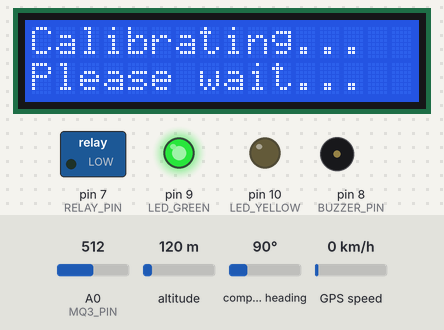
This sketch was run on a simulated Arduino Uno, built with avr-gcc and run on an emulated ATmega328P. Shown: 16×2 character LCD, switched loads named in the sketch (green lamp = pin HIGH), output pins drawn as LEDs (lit = HIGH), buzzer (waves = sounding). The inputs (shaded band) are chosen by the test bench; at power-on: A0 (MQ3_PIN) = 512, altitude 120 m, compass heading 90°, GPS speed 0 km/h. The GPS gets a fix after 3 s at 37.7749, -122.4194 with 8 satellites; the modem accepts every AT command (registered, SIM ready, sends succeed) and sends nothing else; pins used as bus, display or sensor lines are not drawn; what the sketch prints to the serial monitor is not drawn.

Above: at 6.2 s.
At 12.3 s:
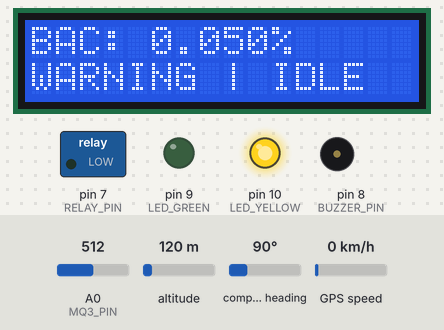
12.4 s: A0 (MQ3_PIN) set to 566
At 21.1 s:
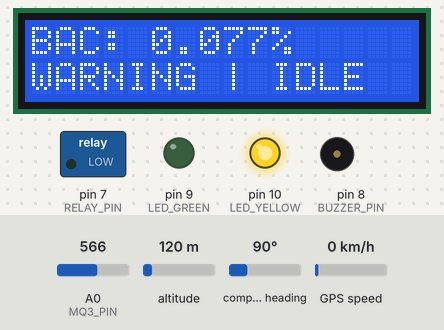
22.0 s: A0 (MQ3_PIN) set to 585
At 39.7 s:
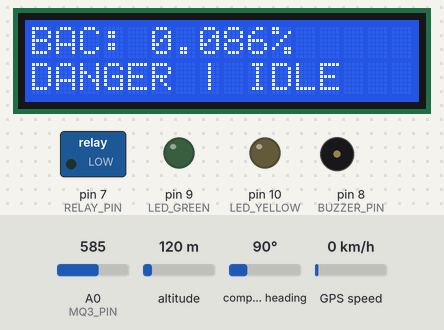
Timing chart, 0 to 40.0 s (numbered marks = the images above; inputs shaded):
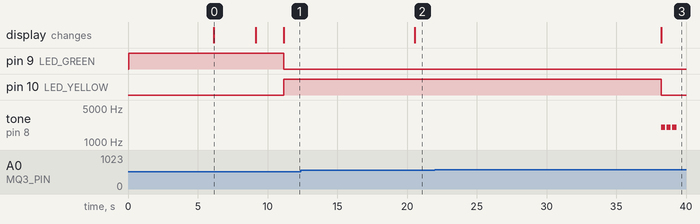

Measured:
- the behaviour switches between 572 and 573 on A0 (MQ3_PIN) (found by bisection; images 2 and 3)
- after the input at 12.4 s, the display: changes after 8.2 s (image 2)
- after the input at 22.0 s, pin 10 (LED_YELLOW): HIGH → LOW after 16.2 s; tone on pin 8 (BUZZER_PIN): alternates 2000 Hz for 0.30 s and silent for 0.10 s, 6 changes in all, then stays silent, starting after 16.2 s; the display: changes after 16.2 s (image 3)
- what the display in image 0 shows lasts 3.0 s, from 6.1 s to 9.1 s

The sketch:

hardware_code.ino
```cpp
/*
 * SafeDrive AI - Hardware Code
 * Compatible with: Arduino Uno/Mega, ESP8266, ESP32
 *
 * Components Required:
 * - MQ-3 Alcohol Sensor (Analog)
 * - GPS Module (NEO-6M or similar)
 * - GSM Module (SIM800L/SIM900)
 * - LCD Display (16x2 or 20x4)
 * - Relay Module (for vehicle control)
 * - Buzzer (for alerts)
 * - LED indicators
 */

#include <LiquidCrystal.h>
#include <SoftwareSerial.h>
#include <TinyGPS++.h>

// Pin Definitions
#define MQ3_PIN A0              // MQ-3 Alcohol Sensor
#define RELAY_PIN 7             // Vehicle Ignition Control
#define BUZZER_PIN 8            // Alert Buzzer
#define LED_GREEN 9             // Safe indicator
#define LED_YELLOW 10           // Warning indicator
#define LED_RED 11              // Danger indicator

// GPS Module (RX, TX)
SoftwareSerial gpsSerial(3, 4);
TinyGPSPlus gps;

// GSM Module (RX, TX)
SoftwareSerial gsmSerial(5, 6);

// LCD Display (RS, E, D4, D5, D6, D7)
LiquidCrystal lcd(12, 11, 5, 4, 3, 2);

// Configuration
const float BAC_THRESHOLD = 0.08;     // Legal limit
const int MONITORING_INTERVAL = 2000; // 2 seconds
const int USER_ID = 1;                // Your user ID from database
const String DEVICE_ID = "SAFEDRIVE_001";

// WiFi/Server Config (for ESP8266/ESP32)
const char* WIFI_SSID = "Your_WiFi_SSID";
const char* WIFI_PASSWORD = "Your_WiFi_Password";
const char* SERVER_URL = "http://your-server-ip:3000";

// Emergency Contacts
const String EMERGENCY_CONTACT_1 = "+1234567890";
const String EMERGENCY_CONTACT_2 = "+0987654321";

// State Variables
enum VehicleState { IDLE, RUNNING, LOCKED };
VehicleState currentState = IDLE;
bool engineOn = false;
float currentBAC = 0.0;
float latitude = 0.0;
float longitude = 0.0;
unsigned long lastReading = 0;

void setup() {
  // Initialize Serial
  Serial.begin(9600);
  Serial.println("SafeDrive AI - Initializing...");

  // Initialize LCD
  lcd.begin(16, 2);
  lcd.clear();
  lcd.print("SafeDrive AI");
  lcd.setCursor(0, 1);
  lcd.print("Starting...");

  // Initialize Pins
  pinMode(MQ3_PIN, INPUT);
  pinMode(RELAY_PIN, OUTPUT);
  pinMode(BUZZER_PIN, OUTPUT);
  pinMode(LED_GREEN, OUTPUT);
  pinMode(LED_YELLOW, OUTPUT);
  pinMode(LED_RED, OUTPUT);

  // Initial State
  digitalWrite(RELAY_PIN, LOW);  // Vehicle locked
  digitalWrite(BUZZER_PIN, LOW);
  digitalWrite(LED_GREEN, HIGH);
  digitalWrite(LED_YELLOW, LOW);
  digitalWrite(LED_RED, LOW);

  // Initialize GPS
  gpsSerial.begin(9600);
  Serial.println("GPS Module initialized");

  // Initialize GSM
  gsmSerial.begin(9600);
  initGSM();

  // Calibration Phase
  lcd.clear();
  lcd.print("Calibrating...");
  calibrateSensor();

  // WiFi Connection (for ESP8266/ESP32)
  // connectWiFi();

  lcd.clear();
  lcd.print("System Ready!");
  delay(2000);
}

void loop() {
  unsigned long currentTime = millis();

  // MONITORING PHASE - Every 2 seconds
  if (currentTime - lastReading >= MONITORING_INTERVAL) {
    lastReading = currentTime;

    // Read alcohol sensor
    currentBAC = readAlcoholLevel();

    // Update LCD display
    updateDisplay();

    // Read GPS
    updateGPS();

    // DECISION PHASE
    String status = determineStatus(currentBAC);

    // CONTROL PHASE
    controlVehicle(currentBAC);

    // COMMUNICATION PHASE
    sendDataToServer(currentBAC, status);

    // Log to Serial
    Serial.print("BAC: ");
    Serial.print(currentBAC, 3);
    Serial.print("% | Status: ");
    Serial.print(status);
    Serial.print(" | Vehicle: ");
    Serial.println(getStateString());
  }

  // Check for GPS data
  while (gpsSerial.available() > 0) {
    gps.encode(gpsSerial.read());
  }

  delay(100);
}

// ==================== SENSOR FUNCTIONS ====================

void calibrateSensor() {
  Serial.println("Calibrating MQ-3 sensor...");
  lcd.setCursor(0, 1);
  lcd.print("Please wait... ");

  // Warm-up period (typically 2-3 minutes for MQ-3)
  for (int i = 0; i < 10; i++) {
    analogRead(MQ3_PIN);
    delay(300);
  }

  Serial.println("Calibration complete!");
}

float readAlcoholLevel() {
  // Read analog value from MQ-3 sensor
  int sensorValue = analogRead(MQ3_PIN);

  // Convert to voltage (0-5V for Arduino, 0-3.3V for ESP)
  float voltage = sensorValue * (5.0 / 1023.0);

  // Convert voltage to BAC (calibration required)
  // This is a simplified conversion - adjust based on your sensor calibration
  float bac = 0.0;

  if (voltage > 2.0) {
    // Approximate conversion formula (needs calibration)
    bac = (voltage - 2.0) * 0.1; // Adjust multiplier based on calibration
  }

  // Clamp values
  if (bac < 0) bac = 0;
  if (bac > 0.5) bac = 0.5;

  return bac;
}

// ==================== DECISION FUNCTIONS ====================

String determineStatus(float bac) {
  if (bac >= BAC_THRESHOLD) {
    return "DANGER";
  } else if (bac >= 0.05) {
    return "WARNING";
  } else {
    return "SAFE";
  }
}

void controlVehicle(float bac) {
  if (bac >= BAC_THRESHOLD) {
    // SAFETY PHASE - Lock vehicle
    currentState = LOCKED;
    digitalWrite(RELAY_PIN, LOW);  // Cut ignition
    engineOn = false;

    // Activate warnings
    digitalWrite(LED_RED, HIGH);
    digitalWrite(LED_GREEN, LOW);
    digitalWrite(LED_YELLOW, LOW);

    // Sound alarm
    soundAlarm();

    // Send emergency alert
    if (gps.location.isValid()) {
      sendEmergencySMS();
    }

  } else if (bac >= 0.05) {
    // WARNING state
    digitalWrite(LED_YELLOW, HIGH);
    digitalWrite(LED_RED, LOW);
    digitalWrite(LED_GREEN, LOW);

    if (currentState == RUNNING) {
      // Keep current state but warn
      tone(BUZZER_PIN, 1000, 200);
    }

  } else {
    // SAFE state
    currentState = IDLE;
    digitalWrite(LED_GREEN, HIGH);
    digitalWrite(LED_YELLOW, LOW);
    digitalWrite(LED_RED, LOW);
    digitalWrite(BUZZER_PIN, LOW);

    // Allow vehicle start
    if (engineOn) {
      digitalWrite(RELAY_PIN, HIGH);
    }
  }
}

// ==================== DISPLAY FUNCTIONS ====================

void updateDisplay() {
  lcd.clear();

  // Line 1: BAC Level
  lcd.setCursor(0, 0);
  lcd.print("BAC: ");
  lcd.print(currentBAC, 3);
  lcd.print("%");

  // Line 2: Status
  lcd.setCursor(0, 1);
  String status = determineStatus(currentBAC);
  lcd.print(status);
  lcd.print(" | ");
  lcd.print(getStateString());
}

String getStateString() {
  switch(currentState) {
    case IDLE: return "IDLE";
    case RUNNING: return "RUN";
    case LOCKED: return "LOCK";
    default: return "UNK";
  }
}

// ==================== GPS FUNCTIONS ====================

void updateGPS() {
  if (gps.location.isValid()) {
    latitude = gps.location.lat();
    longitude = gps.location.lng();

    Serial.print("GPS: ");
    Serial.print(latitude, 6);
    Serial.print(", ");
    Serial.println(longitude, 6);
  }
}

// ==================== COMMUNICATION FUNCTIONS ====================

void sendDataToServer(float bac, String status) {
  // For ESP8266/ESP32 with WiFi
  /*
  HTTPClient http;
  String url = String(SERVER_URL) + "/api/sensor-data";

  http.begin(url);
  http.addHeader("Content-Type", "application/json");

  String payload = "{";
  payload += "\"device_id\":\"" + DEVICE_ID + "\",";
  payload += "\"user_id\":" + String(USER_ID) + ",";
  payload += "\"alcohol_level\":" + String(bac, 3);
  payload += "}";

  int httpCode = http.POST(payload);
  http.end();
  */

  // For Arduino with GSM
  sendDataViaGSM(bac, status);
}

void sendDataViaGSM(float bac, String status) {
  // Send HTTP POST via GSM (simplified)
  gsmSerial.println("AT+HTTPINIT");
  delay(1000);

  String url = String(SERVER_URL) + "/api/sensor-data";
  gsmSerial.println("AT+HTTPPARA=\"URL\",\"" + url + "\"");
  delay(1000);

  String data = "{\"device_id\":\"" + DEVICE_ID + "\",\"user_id\":" +
                String(USER_ID) + ",\"alcohol_level\":" + String(bac, 3) + "}";

  gsmSerial.println("AT+HTTPPARA=\"CONTENT\",\"application/json\"");
  delay(1000);

  gsmSerial.println("AT+HTTPDATA=" + String(data.length()) + ",10000");
  delay(1000);
  gsmSerial.println(data);
  delay(1000);

  gsmSerial.println("AT+HTTPACTION=1");
  delay(3000);

  gsmSerial.println("AT+HTTPTERM");
  delay(1000);

  // Send GPS data if available
  if (gps.location.isValid()) {
    sendGPSData();
  }
}

void sendGPSData() {
  String url = String(SERVER_URL) + "/api/gps-data";
  gsmSerial.println("AT+HTTPINIT");
  delay(1000);

  gsmSerial.println("AT+HTTPPARA=\"URL\",\"" + url + "\"");
  delay(1000);

  String data = "{\"device_id\":\"" + DEVICE_ID + "\",\"user_id\":" +
                String(USER_ID) + ",\"latitude\":" + String(latitude, 6) +
                ",\"longitude\":" + String(longitude, 6) + "}";

  gsmSerial.println("AT+HTTPPARA=\"CONTENT\",\"application/json\"");
  delay(1000);

  gsmSerial.println("AT+HTTPDATA=" + String(data.length()) + ",10000");
  delay(1000);
  gsmSerial.println(data);
  delay(1000);

  gsmSerial.println("AT+HTTPACTION=1");
  delay(3000);

  gsmSerial.println("AT+HTTPTERM");
}

// ==================== ALERT FUNCTIONS ====================

void soundAlarm() {
  // Pulsing alarm pattern
  for (int i = 0; i < 3; i++) {
    tone(BUZZER_PIN, 2000, 300);
    delay(400);
  }
}

void sendEmergencySMS() {
  String message = "ALERT! High alcohol level detected in SafeDrive vehicle.\n";
  message += "BAC: " + String(currentBAC, 3) + "%\n";
  message += "Location: https://maps.google.com/?q=" +
             String(latitude, 6) + "," + String(longitude, 6);

  sendSMS(EMERGENCY_CONTACT_1, message);
  delay(5000);
  sendSMS(EMERGENCY_CONTACT_2, message);
}

void sendSMS(String phoneNumber, String message) {
  gsmSerial.println("AT+CMGF=1"); // Text mode
  delay(1000);

  gsmSerial.println("AT+CMGS=\"" + phoneNumber + "\"");
  delay(1000);

  gsmSerial.print(message);
  delay(1000);

  gsmSerial.write(26); // Ctrl+Z to send
  delay(3000);

  Serial.println("SMS sent to " + phoneNumber);
}

// ==================== GSM INITIALIZATION ====================

void initGSM() {
  Serial.println("Initializing GSM...");
  lcd.setCursor(0, 1);
  lcd.print("GSM Init...    ");

  gsmSerial.println("AT");
  delay(1000);

  gsmSerial.println("AT+CPIN?");
  delay(1000);

  gsmSerial.println("AT+CREG?");
  delay(1000);

  gsmSerial.println("AT+CGATT=1");
  delay(1000);

  gsmSerial.println("AT+CIPSHUT");
  delay(1000);

  gsmSerial.println("AT+CIPMUX=0");
  delay(1000);

  Serial.println("GSM initialized!");
}

// ==================== WIFI FUNCTIONS (ESP8266/ESP32) ====================

/*
#include <ESP8266WiFi.h>  // For ESP8266
// #include <WiFi.h>      // For ESP32
#include <ESP8266HTTPClient.h>

void connectWiFi() {
  Serial.println("Connecting to WiFi...");
  lcd.setCursor(0, 1);
  lcd.print("WiFi Connect...");

  WiFi.begin(WIFI_SSID, WIFI_PASSWORD);

  while (WiFi.status() != WL_CONNECTED) {
    delay(500);
    Serial.print(".");
  }

  Serial.println("\nWiFi Connected!");
  Serial.print("IP: ");
  Serial.println(WiFi.localIP());

  lcd.setCursor(0, 1);
  lcd.print("WiFi OK        ");
  delay(1000);
}
*/
```
